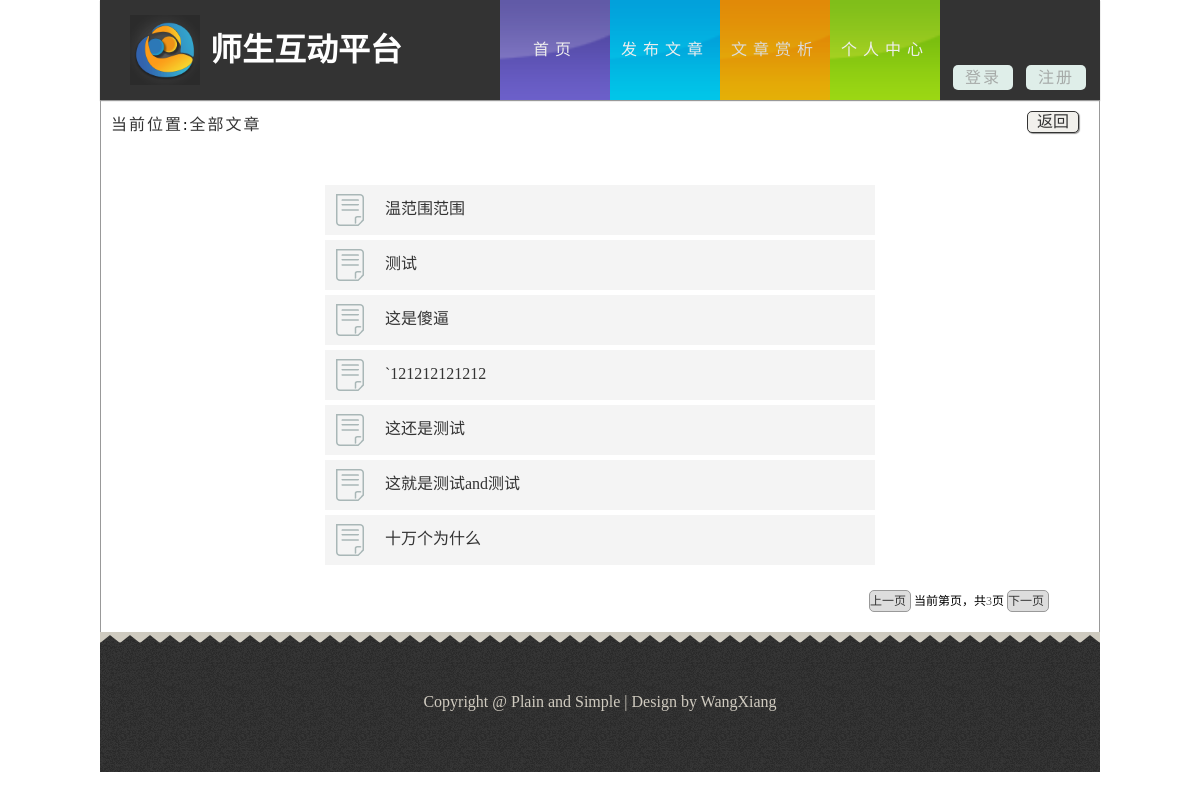
The page /paragraph.php on the database as committed earlier.
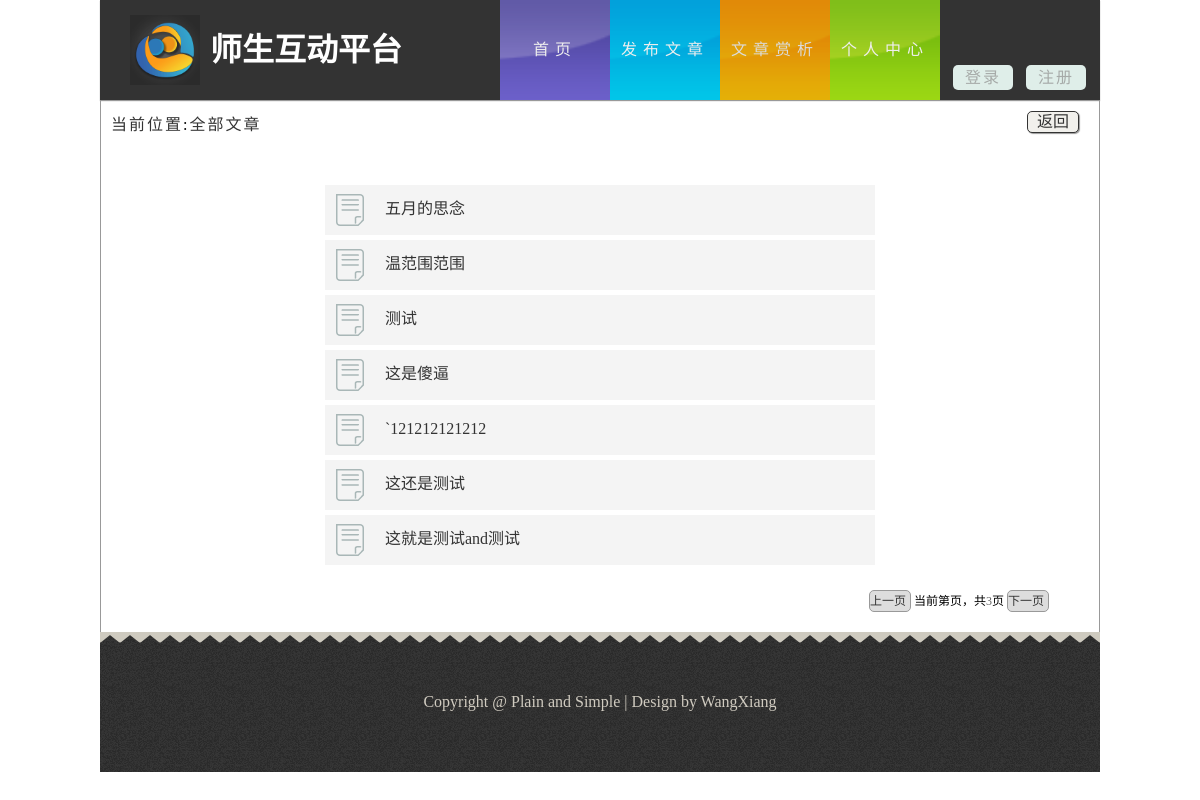
The same page on the database as committed later.
### tables this page shows
CREATE TABLE `tb_paragraph` (
  `para_id` int(11) NOT NULL AUTO_INCREMENT,
  `para_content` varchar(10000) NOT NULL,
  `para_publish` int(20) DEFAULT NULL COMMENT '发布时间',
  `para_title` varchar(255) NOT NULL,
  `para_kind` varchar(255) DEFAULT NULL,
  `para_video` varchar(255) DEFAULT NULL,
  `para_picture` varchar(255) DEFAULT NULL,
  `account` varchar(255) DEFAULT NULL,
  `count_read` int(10) DEFAULT '0',
  `count_send` int(10) DEFAULT '0',
  `count_discuss` int(10) DEFAULT '0',
  `type` varchar(10) DEFAULT NULL,
  PRIMARY KEY (`para_id`)
);

### public/paragraph.php (the view, shortened to what this page needs)
<?php
	$re = mysql_query("SELECT count(*) from tb_paragraph");
	$rs = mysql_fetch_array($re);
	$numrows = $rs[0];
	$pagesize = 7;
	$pages = intval($numrows/$pagesize);
	if($numrows%$pagesize){
		$pages++;
	}
	if (isset($_GET['page'])) {
		$page = intval($_GET['page']);
	}else{
		$page = 1;
	}
	$offset = $pagesize*($page-1);
?>
<!DOCTYPE html>
<html lang="zh-cn">
<head>
	<link rel="stylesheet" href="css/style.css">
</head>
<body>
    <header id="header">
	    <div class="sec">
		    <h1 class="logo">师生互动平台</h1>
			<nav class="link">
			    <ul class="o-nav">
			        <li><a href="index.php" class="s-bc">首页</a></li>
				    <li><a href="addarticle.php" class="f-bc">发布文章</a></li>
				    <li class="active"><a href="<?php echo $_SERVER["PHP_SELF"].'?'.'page='.'1'; ?>" class="w-bc">文章赏析</a></li>
				    <li><a href="setinfo.php" class="d-bc">个人中心</a></li>
			    </ul>
				<div class="dz">
				    <ul>
					<?php
						if(isset($_COOKIE["name"])){
							echo "<div class=\"dlz\">Hi:<a href=\"setinfo.php\"><span>".$_COOKIE["name"]." </span></a><a href=\"logout.php\">[退出]</a></div>";
						}else{
					?>
					   <li><a href="login.php">登录</a></li>
					   <li><a href="register.php">注册</a></li>
					<?php
						}
					?>
					</ul>
				</div>
			</nav>
		</div>
	</header>
    <div id="content" style="width:998px;border:1px solid #999;height:530px;padding:0">
	    <div class="wk zylb" style="background:#fff;">
		    <div class="wz">
			    <a href="javascript:void(0);">当前位置</a>:<a href="javascript:void(0);">全部文章</a>
			</div>
		    <div class="return">
			    <a href="index.php" style=" color:#333">返回</a>
			</div>
			<div class="ssym">
			    <div class="sszs">
			        <?php
			        	$result = mysql_query("SELECT * FROM tb_paragraph order by para_id desc limit $offset,$pagesize");
			        	while ($row = mysql_fetch_array($result)) {
			        		echo "<div class=\"ssjg\">";
				        	echo 	"<div class=\"fbr\">";
					        echo		"<img src=\"img/form.png\" style=\"width: 32px; margin-top: 9px; margin-left: 9px;\"/>";
					    	echo 	"</div>";
					    	echo	"<div class=\"bt\">";
					        echo		"<a href=\"#\">".$row['para_title']."</a>";
					    	echo 	"</div>";
				    		echo "</div>";
			        	}
			        ?>
			    </div>
				<div class="pages" style="margin-top:0">
			    <a id="prev" href="paragraph.php">上一页</a>
					当前第<span><?php $i = explode('=',$_SERVER["QUERY_STRING"]); echo $i[1]; ?></span>页，共<span id="ispan"><?php echo $pages; ?></span>页
				<a id="next" href="paragraph.php">下一页</a>
			</div>
			</div>
		</div>
	</div>
	<footer>
	    <div class="footer">
		      Copyright @ Plain and Simple | Design by WangXiang
		</div>
	</footer>
</body>
</html>

Rows that differ between the two databases and show on the page:
no longer on this page (row edited): tb_paragraph: para_title "十万个为什么"
added tb_paragraph: para_title "五月的思念"
